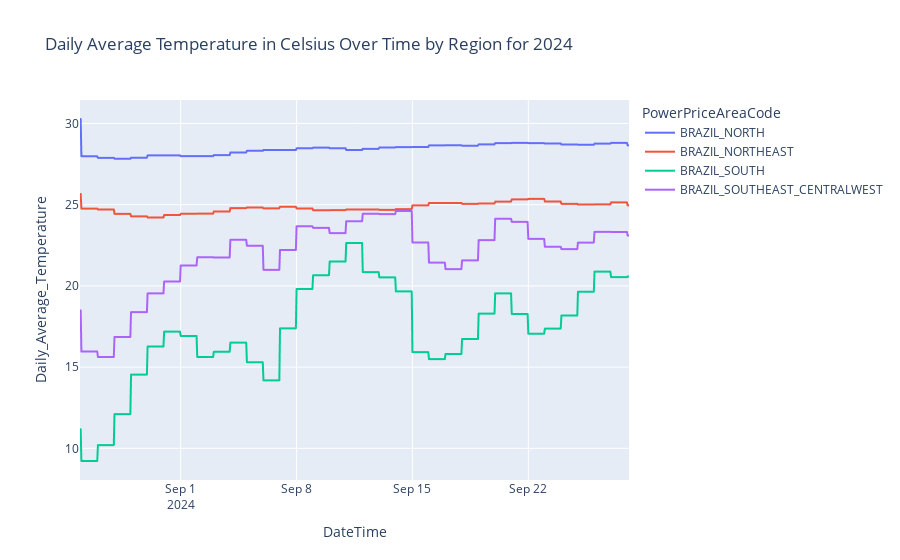

Notebook cell for this chart:
### Code cell
import plotly.express as px

fig_1 = px.line( 
    daily_merged,
    x='DateTime',
    y='Daily_Average_Temperature',
    color='PowerPriceAreaCode',
    title=f'Daily Average Temperature in Celsius Over Time by Region for 2024',
    labels={'Daily Average Temperature in Celsius': 'Daily Average Temperature in Celsius', 'DateTime': 'Date and Time'}
)

""" # Update layout for better visibility
fig.update_layout(
    xaxis_title='Date and Time',
    yaxis_title='Rainfall Potential (GWh)',
    legend_title='Region',
    xaxis=dict(tickformat="%Y-%m-%d %H:%M")
) """

fig_1.show()

### Figure 1 — Plotly figure (JSON) as saved in the notebook; plotly's stock layout.template omitted (floating-point values rounded to 4 significant figures; data arrays with more than 128 entries replaced by an {"elided": "..."} marker saying what was removed)
{"data": [{"hovertemplate": "PowerPriceAreaCode=BRAZIL_NORTH<br>DateTime=%{x}<br>Daily_Average_Temperature=%{y}<extra></extra>", "legendgroup": "BRAZIL_NORTH", "line": {"color": "#636efa", "dash": "solid"}, "marker": {"symbol": "circle"}, "mode": "lines", "name": "BRAZIL_NORTH", "showlegend": true, "type": "scattergl", "x": {"elided": "797 str values"}, "xaxis": "x", "y": {"elided": "797 float values"}, "yaxis": "y"}, {"hovertemplate": "PowerPriceAreaCode=BRAZIL_NORTHEAST<br>DateTime=%{x}<br>Daily_Average_Temperature=%{y}<extra></extra>", "legendgroup": "BRAZIL_NORTHEAST", "line": {"color": "#EF553B", "dash": "solid"}, "marker": {"symbol": "circle"}, "mode": "lines", "name": "BRAZIL_NORTHEAST", "showlegend": true, "type": "scattergl", "x": {"elided": "797 str values"}, "xaxis": "x", "y": {"elided": "797 float values"}, "yaxis": "y"}, {"hovertemplate": "PowerPriceAreaCode=BRAZIL_SOUTH<br>DateTime=%{x}<br>Daily_Average_Temperature=%{y}<extra></extra>", "legendgroup": "BRAZIL_SOUTH", "line": {"color": "#00cc96", "dash": "solid"}, "marker": {"symbol": "circle"}, "mode": "lines", "name": "BRAZIL_SOUTH", "showlegend": true, "type": "scattergl", "x": {"elided": "797 str values"}, "xaxis": "x", "y": {"elided": "797 float values"}, "yaxis": "y"}, {"hovertemplate": "PowerPriceAreaCode=BRAZIL_SOUTHEAST_CENTRALWEST<br>DateTime=%{x}<br>Daily_Average_Temperature=%{y}<extra></extra>", "legendgroup": "BRAZIL_SOUTHEAST_CENTRALWEST", "line": {"color": "#ab63fa", "dash": "solid"}, "marker": {"symbol": "circle"}, "mode": "lines", "name": "BRAZIL_SOUTHEAST_CENTRALWEST", "showlegend": true, "type": "scattergl", "x": {"elided": "797 str values"}, "xaxis": "x", "y": {"elided": "797 float values"}, "yaxis": "y"}], "layout": {"legend": {"title": {"text": "PowerPriceAreaCode"}, "tracegroupgap": 0}, "title": {"text": "Daily Average Temperature in Celsius Over Time by Region for 2024"}, "xaxis": {"anchor": "y", "domain": [0, 1], "title": {"text": "DateTime"}}, "yaxis": {"anchor": "x", "domain": [0, 1], "title": {"text": "Daily_Average_Temperature"}}}}
